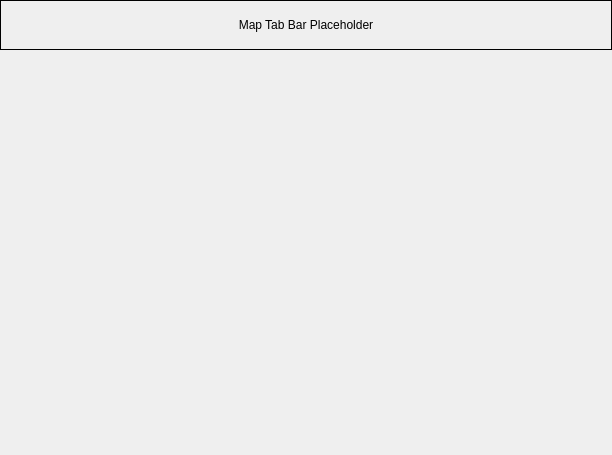
<?xml version="1.0" encoding="UTF-8"?>
<ui version="4.0">
 <class>MainViewPanel</class>
 <widget class="QWidget" name="MainViewPanel">
  <property name="geometry">
   <rect>
    <x>0</x>
    <y>0</y>
    <width>612</width>
    <height>455</height>
   </rect>
  </property>
  <property name="windowTitle">
   <string>Form</string>
  </property>
  <layout class="QVBoxLayout" name="verticalLayout">
   <property name="spacing">
    <number>2</number>
   </property>
   <property name="leftMargin">
    <number>0</number>
   </property>
   <property name="topMargin">
    <number>0</number>
   </property>
   <property name="rightMargin">
    <number>0</number>
   </property>
   <property name="bottomMargin">
    <number>0</number>
   </property>
   <item>
    <widget class="QLabel" name="label">
     <property name="sizePolicy">
      <sizepolicy hsizetype="Preferred" vsizetype="Fixed">
       <horstretch>0</horstretch>
       <verstretch>0</verstretch>
      </sizepolicy>
     </property>
     <property name="minimumSize">
      <size>
       <width>0</width>
       <height>50</height>
      </size>
     </property>
     <property name="maximumSize">
      <size>
       <width>16777215</width>
       <height>50</height>
      </size>
     </property>
     <property name="frameShape">
      <enum>QFrame::Box</enum>
     </property>
     <property name="text">
      <string>Map Tab Bar Placeholder</string>
     </property>
     <property name="alignment">
      <set>Qt::AlignCenter</set>
     </property>
    </widget>
   </item>
   <item>
    <widget class="QuadViewportWidget" name="quadViewports" native="true"/>
   </item>
  </layout>
 </widget>
 <customwidgets>
  <customwidget>
   <class>QuadViewportWidget</class>
   <extends>QWidget</extends>
   <header>UI/quadviewportwidget.h</header>
   <container>1</container>
  </customwidget>
 </customwidgets>
 <resources/>
 <connections/>
</ui>
